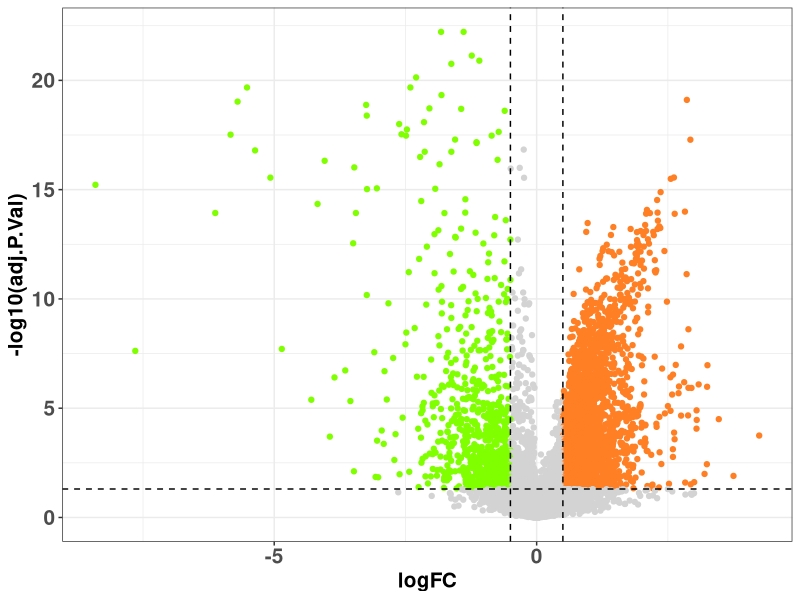
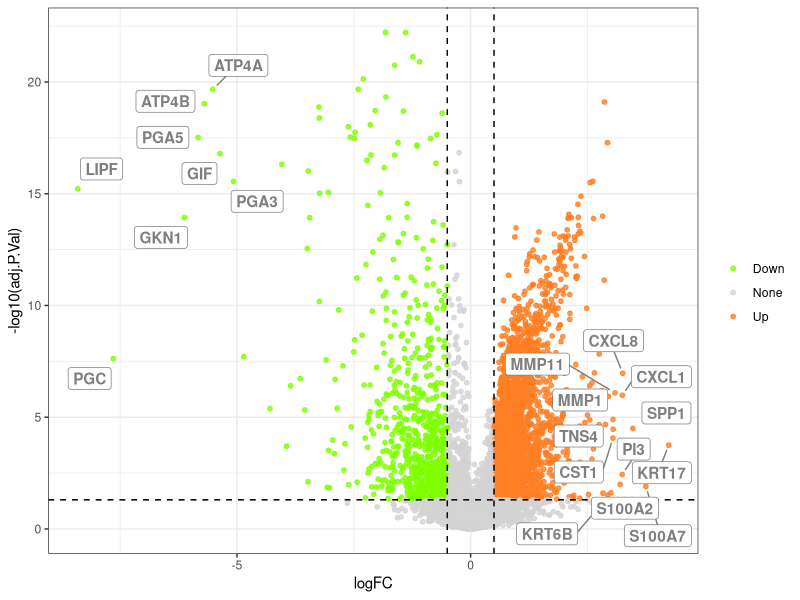

Write the R code that produced these figures, in order.
library(ggplot2)

data = read.table("./DEG_limma.txt", header=T, row.names=1, sep="\t")
data$change <- as.factor(ifelse(data$adj.P.Val<0.05 & abs(data$logFC)>0.5,ifelse(data$logFC>0.5,'Up','Down'),'None'))

ggplot(data=data, aes(x=logFC, y=-log10(adj.P.Val), color=change)) +
geom_point(alpha=1, size=1.5) +
theme_bw() +
geom_hline(yintercept=-log10(0.05), linetype="dashed")+
geom_vline(xintercept=c(-0.5, 0.5), linetype="dashed")+
scale_color_manual(name="", values=c("chartreuse1", "lightgray", "chocolate1"), limits=c("Down", "None", "Up"))+
theme(axis.text.x=element_text(face="bold", size=15), axis.text.y=element_text(face="bold", size=15), legend.position="none", axis.title=element_text(face="bold", size=15))

########################################################################################
# 标示显著差异基因
data$sign <- ifelse(data$logFC>3 | data$logFC< -5, rownames(data), NA)

library(ggrepel)
ggplot(data=data, aes(x=logFC, y=-log10(adj.P.Val), color=change))+
geom_point(alpha=0.8, size=1.3)+
theme_bw()+
geom_hline(yintercept=-log10(0.05), linetype="dashed")+
geom_vline(xintercept=c(-0.5, 0.5), linetype="dashed")+
scale_color_manual(name="", values=c("chartreuse1", "lightgray", "chocolate1"), limits=c("Down", "None", "Up"))+
geom_label_repel(aes(label=sign), fontface="bold", color="grey50", box.padding=unit(0.35, "lines"), point.padding=unit(0.5, "lines"), segment.colour="grey50")






